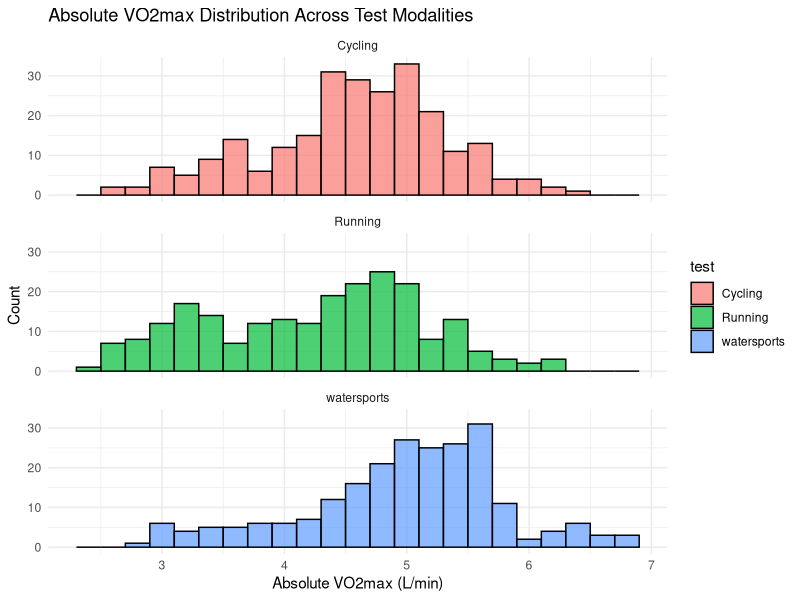
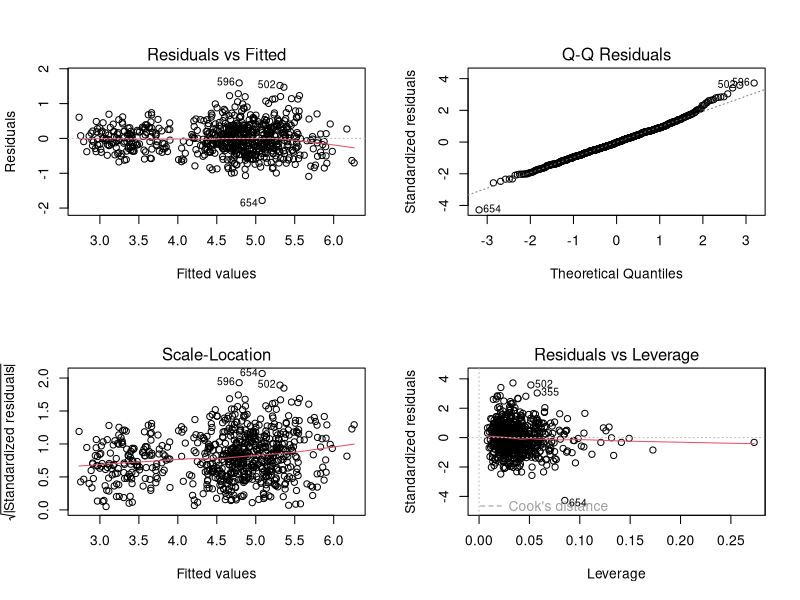
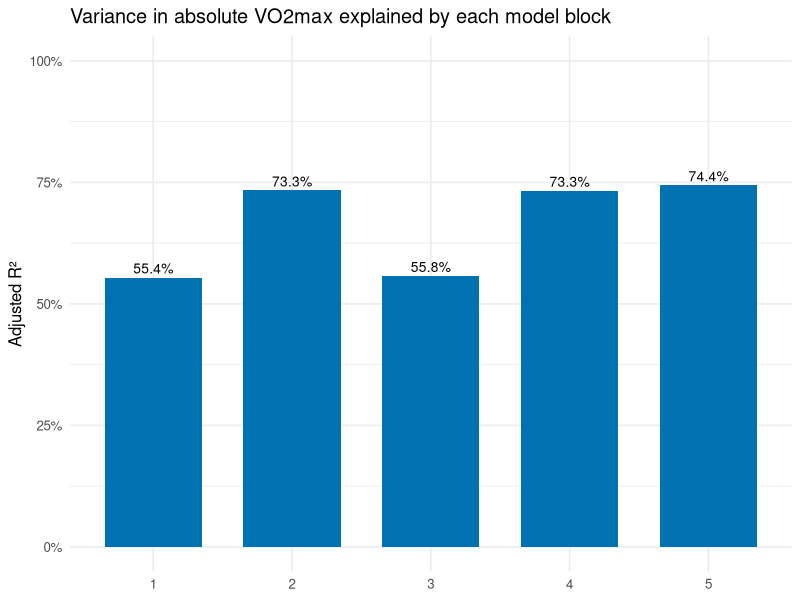
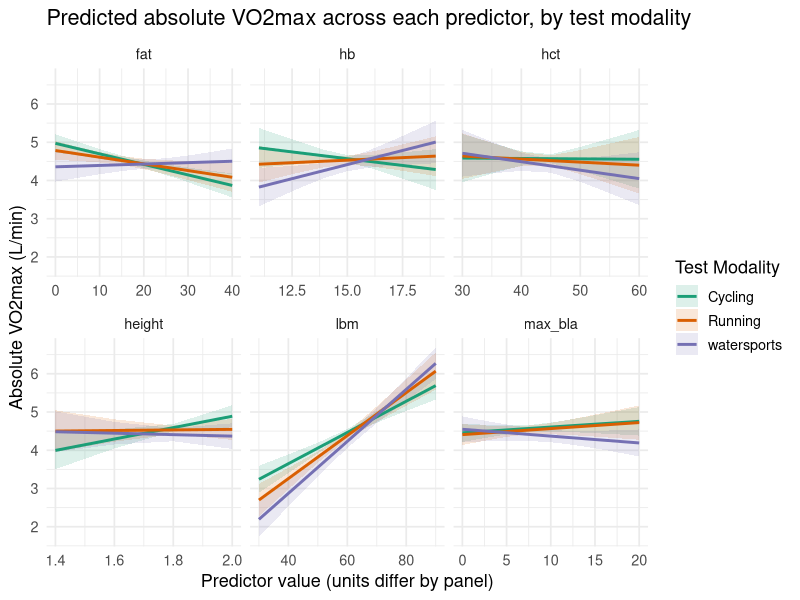
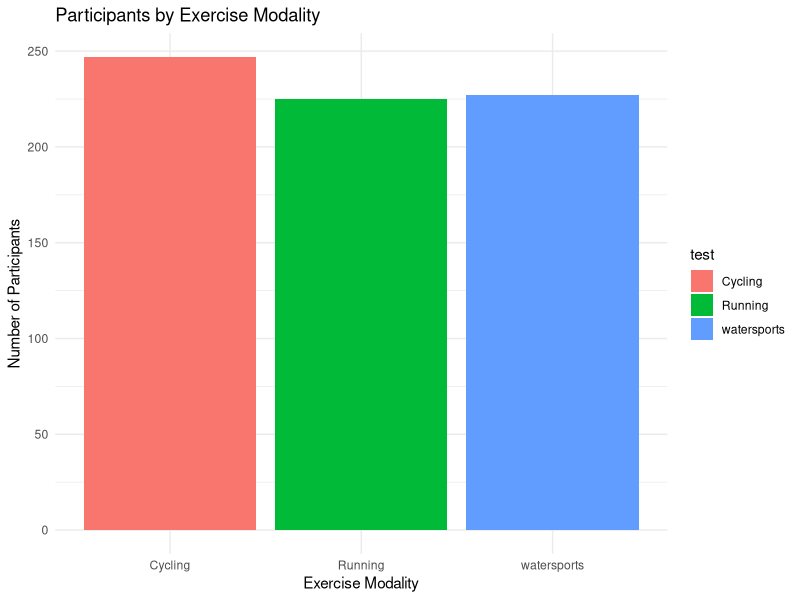
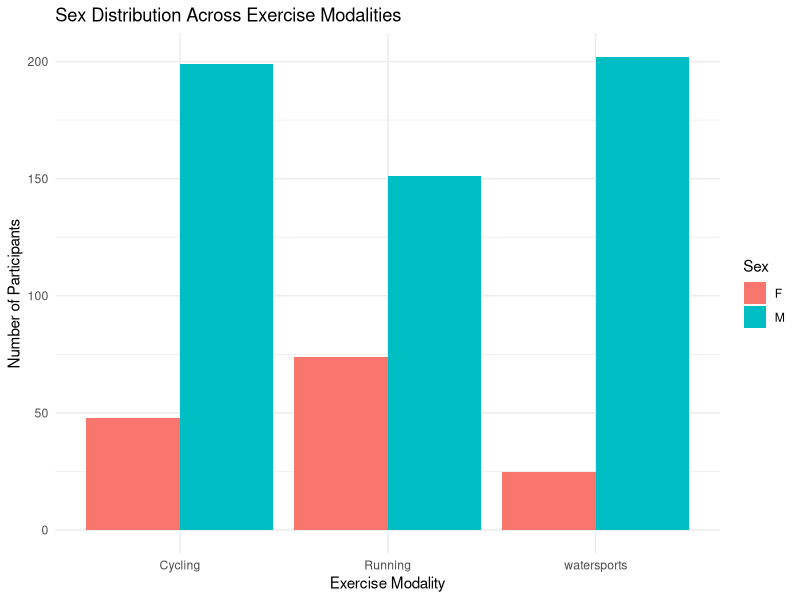
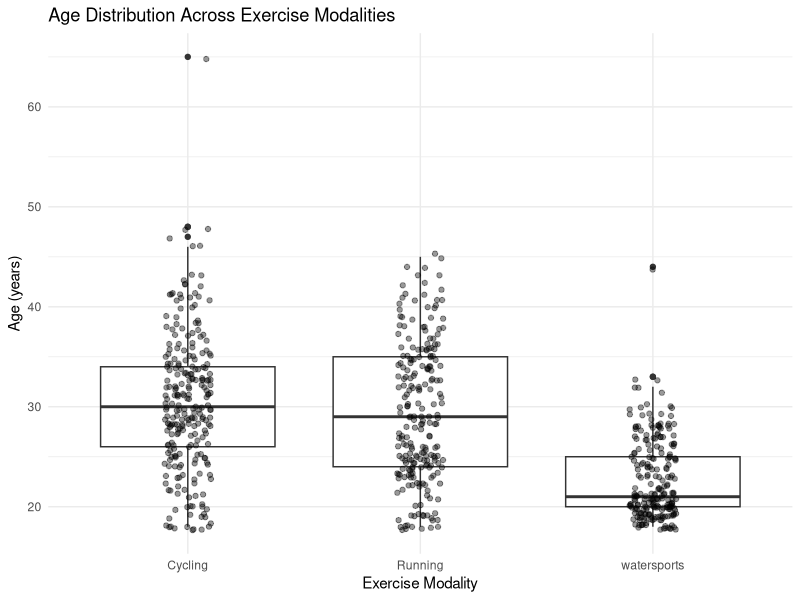
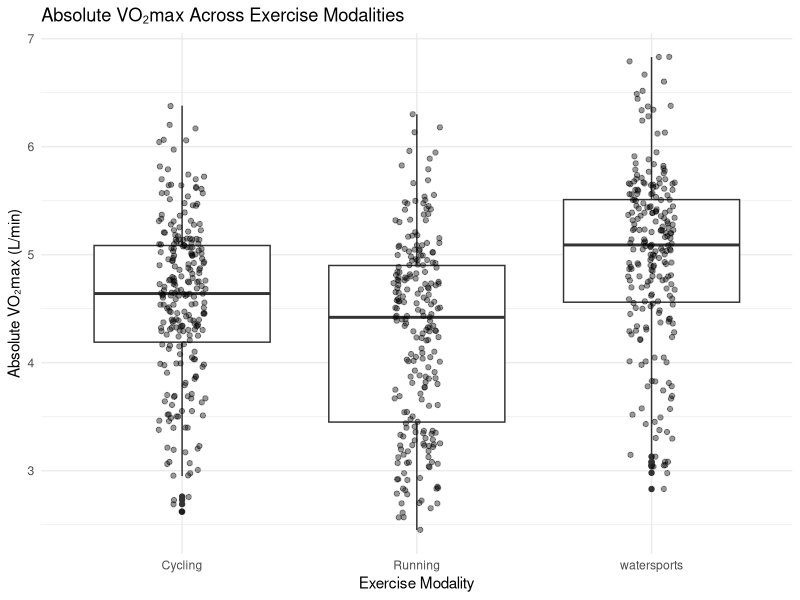

R code for these plots, in order:
## ---- chunk 1
knitr::opts_chunk$set(
  echo = TRUE,
  warning = FALSE,
  message = FALSE,
  fig.width = 7,
  fig.height = 4.5,
  fig.align = "center"
)
## ---- chunk 2
library(here) 
library(tidyverse)
library(broom)
library(car)
library(lmtest)
library(emmeans)
library(rstatix)
library(psych)
library(ggeffects)
## ---- chunk 3
df_raw <- read.csv(here("data", "combined_tests.csv"))

df_raw <- df_raw |> 
  rename(file = "source_file")

df_raw_sum <- read.csv(here("data", "Data_Summary_with_age.csv"))

df_raw_sum <- df_raw_sum |> 
  select("file", "age")

df_raw <- df_raw |> 
  group_by(file) |> 
  mutate(max_bla = max(bla))

### Making a df that only has variables that are needed for the study

colnames(df_raw)

df_clean <- df_raw |> 
  select("file", "gender", "event", "test", "height", "weight", "bmi", "fat", "lbm", "hb",
         "hct", "rbc", "wbc", "max_bla", "vo2max", "vo2max_absolute", "hrmax", "load_tlac",
         "hr_tlac", "percent_vo2max_tlac", "percent_h_rmax_tlac", "bla_tlac")

df_clean <- merge(df_clean, df_raw_sum, by = "file")

df_clean <- df_clean |> 
  relocate("age", .after = gender)

df_clean <- df_clean |> 
  distinct(file, .keep_all = T)

df_clean <- df_clean |>
  filter(!file %in% c("A539.xlsx", "A140.xlsx", "A562.xlsx", "A1065.xlsx"))

### Df manipulation and cleaning for analysis
colnames(df_clean)

anyNA(df_clean)

colSums(is.na(df_clean))

df_clean$weight[df_clean$weight == "Missing"] <- NA

df_clean <- df_clean |> 
  na.omit() |> 
  mutate(weight = as.numeric(as.character(weight)))

df_clean <- df_clean |> 
  mutate(across(where(is.numeric), ~ round(., 2)))

df_clean <- df_clean |> 
  filter(age >= 18)

df_clean <- df_clean |> 
  rename(sex = gender)

df_clean <- df_clean %>%
  mutate(test = case_match(test,
    c("Rowing", "Kayak") ~ "watersports",
    .default = test
  ))

df_clean <- df_clean |> 
  mutate(age_cat = case_when(
    age <= 30  ~ "under 30",
    age >= 30 ~ "over 30",
    TRUE ~ NA_character_
  )) |> 
  mutate(age_cat = factor(age_cat, 
                           levels = c("under 30", "over 30"),
                           ordered = TRUE)) |> 
  relocate(age_cat, .after = age)

## ---- chunk 4
## Setting test as factor to allow post-hoc
str(df_clean$test)
df_clean$test <- as.factor(df_clean$test)

# Statistical assumptions 

## Homogeneity of Variance
leveneTest(vo2max_absolute ~ test, data = df_clean)

##### Due the the p-value being lower than .05 in Levene test variance was not equal, thus changed the ANOVA into a Welch ANOVA for un-equal variance

## Normality (Shapiro-Wilk)
df_clean |> 
  group_by(test) |> 
  shapiro_test(vo2max_absolute)

##### Due to the large sample size we can still safely use Welch ANOVA due to the robustness to violations of mormality (Central Limit Therom)

## Look at skewness of test data
ggplot(df_clean, aes(x = vo2max_absolute, fill = test)) +
  geom_histogram(binwidth = 0.2, color = "black", alpha = 0.7) +
  facet_wrap(~ test, ncol = 1) +
  theme_minimal() +
  labs(
    title = "Absolute VO2max Distribution Across Test Modalities",
    x = "Absolute VO2max (L/min)",
    y = "Count"
  )

df_clean |> 
  group_by(test) |> 
  summarise(skewness = skew(vo2max_absolute),
    n = n()
  )

##### I ran this to make sure the there wasn't any skewness so that welch ANOVA could run properly

# Analysis (welch ANOVA + Post-Hoc)

## independent one way ANOVA (welch ANOVA)
aov_model <- oneway.test(vo2max_absolute ~ test, data = df_clean, var.equal = F)
aov_model

##### One-way test showed significance, now running post-hoc test to find which test is significant

## Games-Howell post-hoc
games_howell_test(data = df_clean, vo2max_absolute ~ test)

##### Games-Howell test showed statistically significant pairwise differences across all three test modalities
## ---- chunk 5
# Building models of various know predictors

# Just demographics
B1 <- lm(vo2max_absolute ~ sex + age, data = df_clean)
summary(B1)

# Body Comp
B2 <- lm(vo2max_absolute ~ height + fat + lbm + sex + age, data = df_clean)
summary(B2)

# hematological
B3 <- lm(vo2max_absolute ~ hb + hct + max_bla + sex + age, data = df_clean)
summary(B3)

# interactions
B4 <- lm(vo2max_absolute ~ sex + age + height + fat + lbm + hb + hct + max_bla + test, data = df_clean)
summary(B4)

# Full moderator
B5 <- lm(vo2max_absolute ~ (sex + age + height + fat + lbm + hb + hct + max_bla) * test, data = df_clean)
summary(B5)


# Assumption checks

## The standard diagnostic plots
par(mfrow = c(2, 2))
plot(B5)
par(mfrow = c(1, 1))

## Multicollinearity
vif(B5)

## Homoscedasticity
bptest(B5)

# What is the slope of the predictor within each protocol
vars <- c("height", "fat", "lbm", "hb", "hct", "max_bla")
purrr::map(purrr::set_names(vars), ~ emtrends(B5, ~ test, var = .x, infer = TRUE))

##### I decided that a step regression is not the right regression since that uses automated statistical algorithms to select variables. I went with a Hierarchical regression (block entry) since we know the known predictors.
## ---- chunk 6
r2_tbl <- map_dfr(
  list("1" = B1, "2" = B2, "3" = B3, "4" = B4, "5" = B5),
  ~ glance(.x) |> dplyr::select(r.squared, adj.r.squared),
  .id = "model"
) |>
  mutate(model = fct_inorder(model))

ggplot(r2_tbl, aes(x = model, y = adj.r.squared)) +
  geom_col(fill = "#0072B2", width = 0.7) +
  geom_text(aes(label = scales::percent(adj.r.squared, accuracy = 0.1)),
            vjust = -0.4, size = 3.5) +
  scale_y_continuous(limits = c(0, 1), labels = scales::percent) +
  theme_minimal(base_size = 12) +
  labs(title = "Variance in absolute VO2max explained by each model block",
       x = NULL, y = "Adjusted R²")
## ---- chunk 7
pred_all <- map_dfr(vars, function(v) {
  ggemmeans(B5, terms = c(v, "test")) |>
    as.data.frame() |>
    mutate(predictor = v)
})

ggplot(pred_all, aes(x = x, y = predicted, color = group, fill = group)) +
  geom_ribbon(aes(ymin = conf.low, ymax = conf.high), alpha = 0.15, color = NA) +
  geom_line(linewidth = 1) +
  facet_wrap(~ predictor, scales = "free_x") +
  scale_color_brewer(palette = "Dark2") +
  scale_fill_brewer(palette = "Dark2") +
  theme_minimal(base_size = 13) +
  labs(
    title = "Predicted absolute VO2max across each predictor, by test modality",
    x = "Predictor value (units differ by panel)",
    y = "Absolute VO2max (L/min)",
    color = "Test Modality",
    fill = "Test Modality"
  )
## ---- chunk 8
ggplot(df_clean, aes(x = test, fill = test)) +
  geom_bar() +
  theme_minimal() +
  labs(
    title = "Participants by Exercise Modality",
    x = "Exercise Modality",
    y = "Number of Participants"
  )
## ---- chunk 9
ggplot(df_clean, aes(x = test, fill = sex)) +
  geom_bar(position = "dodge") +
  theme_minimal() +
  labs(
    title = "Sex Distribution Across Exercise Modalities",
    x = "Exercise Modality",
    y = "Number of Participants",
    fill = "Sex"
  )
## ---- chunk 10
ggplot(df_clean, aes(x = test, y = age)) +
  geom_boxplot() +
  geom_jitter(width = 0.1, alpha = 0.4) +
  theme_minimal() +
  labs(
    title = "Age Distribution Across Exercise Modalities",
    x = "Exercise Modality",
    y = "Age (years)"
  )
## ---- chunk 11
ggplot(df_clean, aes(x = test, y = vo2max_absolute)) +
  geom_boxplot() +
  geom_jitter(width = 0.1, alpha = 0.4) +
  theme_minimal() +
  labs(
    title = "Absolute VO₂max Across Exercise Modalities",
    x = "Exercise Modality",
    y = "Absolute VO₂max (L/min)"
  )
